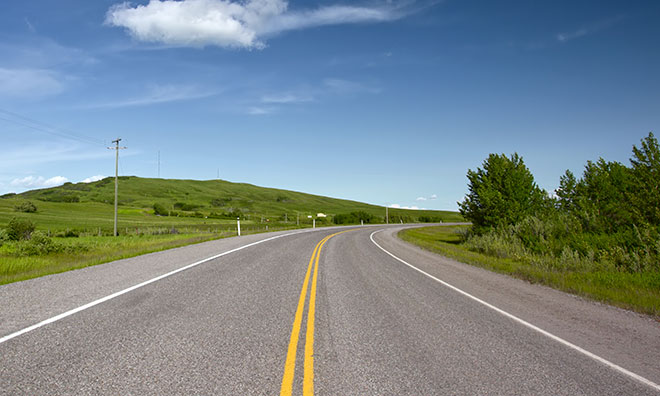
#> input picture opencv/img/5.jpg, 660 x 396 px
$ python Try.py
#> lines starting #> are read from the running program, lines starting #| are printed output that depends on the picture; after the words box and inside, x2 and y2 are one past the last pixel; in counts of white or black regions, pixels touching at a corner belong together
import cv2
import numpy as np


kernel = np.ones((3, 3), np.uint8)

img = cv2.imread("./img/5.jpg")
#> img is the input picture: shape (396, 660, 3); mean B, G, R 140.9, 137.3, 122.2

img = cv2.resize(img, (0,0), fx = 1.2, fy = 1.2)
#> img: shape (475, 792, 3)

gray = cv2.cvtColor(img, cv2.COLOR_BGR2GRAY)
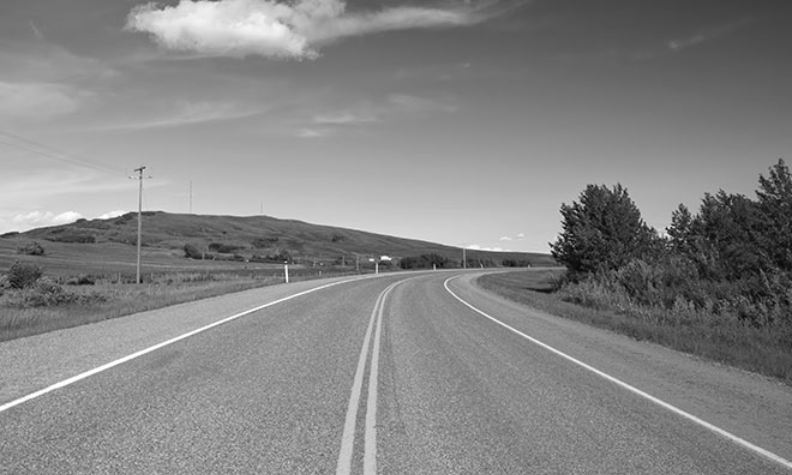
#> gray: shape (475, 792); min 5, max 255, mean 133.1

eq = cv2.equalizeHist(gray)
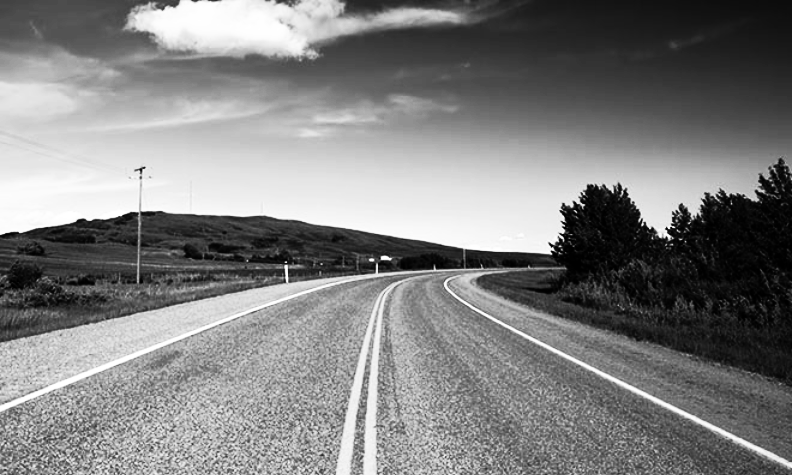
#> eq: shape (475, 792); min 0, max 255, mean 128.5

blur = cv2.GaussianBlur(eq, (3, 3), 0)

ret, img_out = cv2.threshold(blur, 187, 255, cv2.THRESH_BINARY)
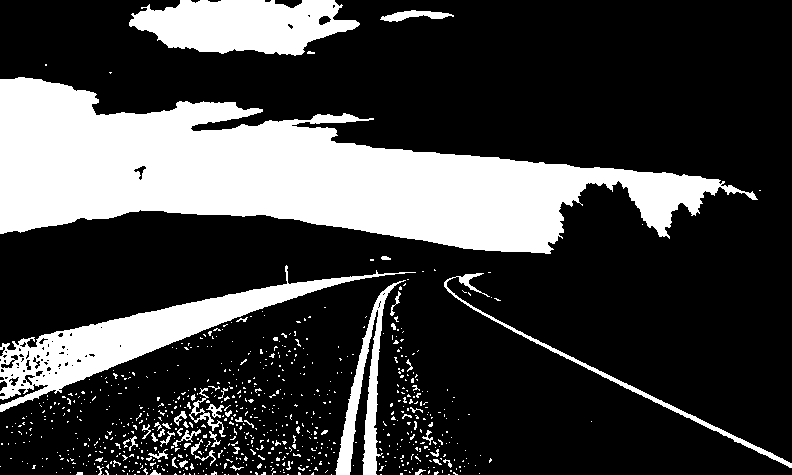
#> img_out: shape (475, 792); 25.3% white; 760 white regions (704 under 20 px), largest, box (x1, y1, x2, y2) and area: (0, 77, 758, 254) 63564, (0, 265, 416, 412) 11890, (129, 0, 360, 56) 9015

out1 = cv2.morphologyEx(img_out, cv2.MORPH_OPEN, kernel, iterations = 1)
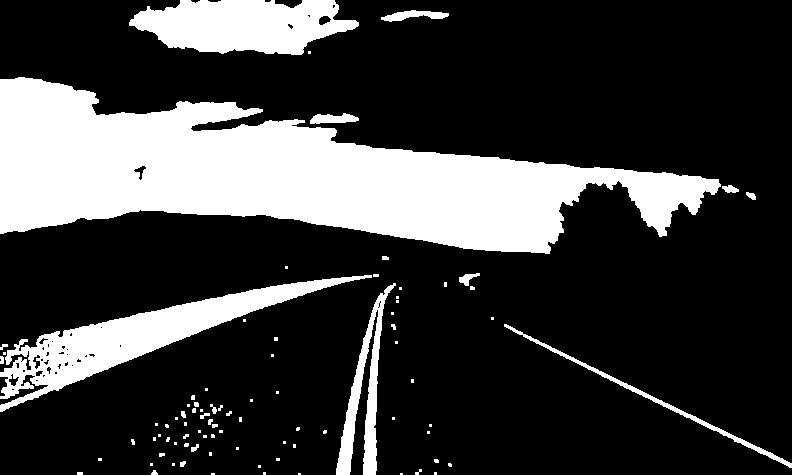
#> out1: shape (475, 792); 24% white; 88 white regions (61 under 20 px), largest, box (x1, y1, x2, y2) and area: (0, 77, 721, 254) 62888, (0, 275, 372, 412) 11488, (129, 0, 359, 55) 8970

canny = cv2.Canny(out1, 150, 200)
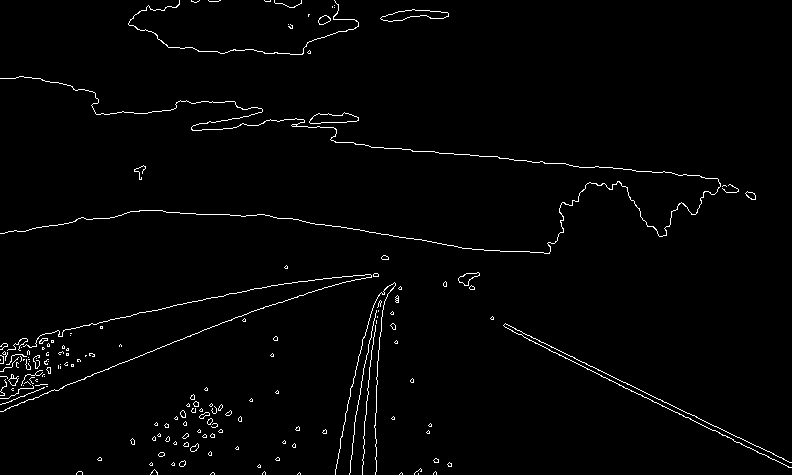
#> canny: shape (475, 792); 1.7% white in thin lines or dots

sp = img.shape
#> sp = (475, 792, 3)

roi = canny[int(sp[0]*0.5):sp[0], 0:sp[1]]
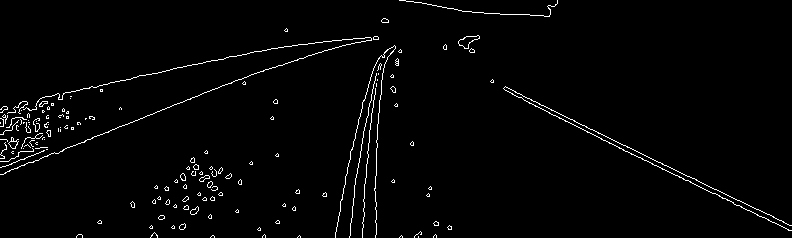
#> roi: shape (238, 792); 2% white in thin lines or dots
# =============================================================================
# lines = cv2.HoughLinesP(img_out,1 , np.pi/180, 10, 50, 4)
# =============================================================================

minLineLength = int(sp[0] // 8)
#> minLineLength = 59
img_new = np.copy(img)
lines = cv2.HoughLinesP(roi,0.5, np.pi/180, 20, minLineLength, maxLineGap=20)
#> lines = 29 rows, first 6: [2, 174, 251, 74], [512, 94, 791, 230], [491, 80, 789, 225], [376, 234, 376, 202], [22, 101, 278, 47], [335, 237, 351, 149]

print(sp[0], sp[1])
#| 475 792

for i in range(len(lines)):
    for x1, y1, x2, y2 in lines[i]:
        if (abs((x2 - x1) / (y2 - y1)) > 3.5):
            continue
        cv2.line(img_new, (x1, y1+int(sp[0]*0.5)), (x2, y2+int(sp[0]*0.5)), (0, 255, 0), 3)
#> this loop made 29 passes
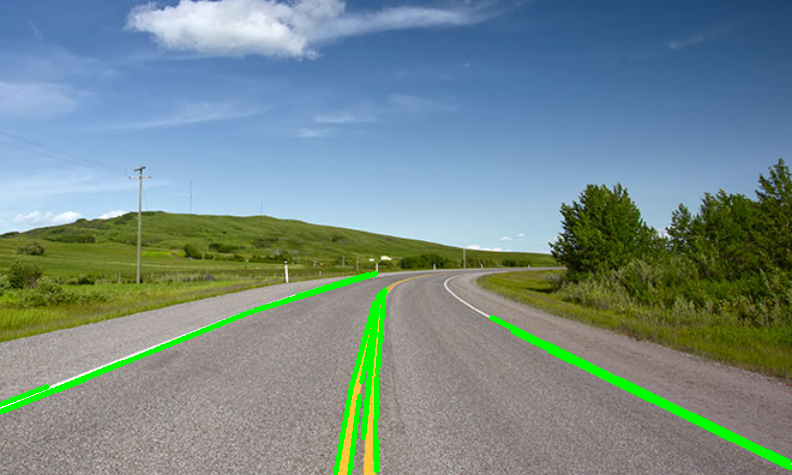
#> img_new: shape (475, 792, 3); mean B, G, R 137.5, 139.3, 117.9

#cv2.line(img, (0, 0), (200, 200), (0, 255, 0), 3)

# =============================================================================
cv2.imshow('asd1',img_new)
# cv2.imshow('aaa',newimg)
cv2.imshow('blur',blur)
# =============================================================================
# =============================================================================
cv2.imshow('canny',canny)
# cv2.imshow('eq',eq)
# cv2.imshow('img',img)
# =============================================================================
cv2.imshow('imgO',img_out)
cv2.imshow('imgO1',out1)
cv2.imshow('roi', roi)
print(len(lines))
#| 29
cv2.waitKey(0)

$ run again, with opencv/img/1.jpg copied over opencv/img/5.jpg
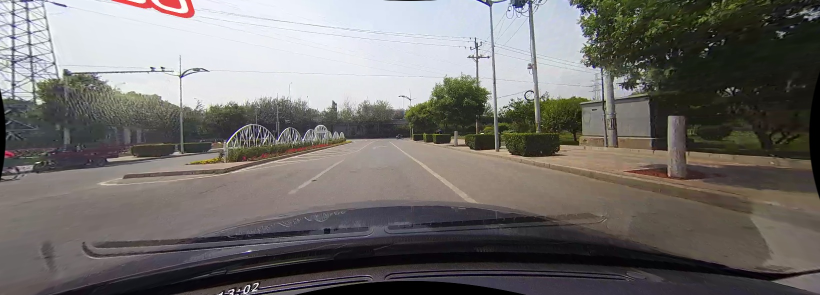
#> input picture opencv/img/1.jpg, 1640 x 590 px (shown at 1/2 size)
#> img is the input picture: shape (590, 1640, 3); mean B, G, R 108.8, 111.3, 114.6
#> img: shape (708, 1968, 3)
#> `ret, img_out = cv2.threshold(blur, 187, 255, cv2.THRESH_BINARY)`:
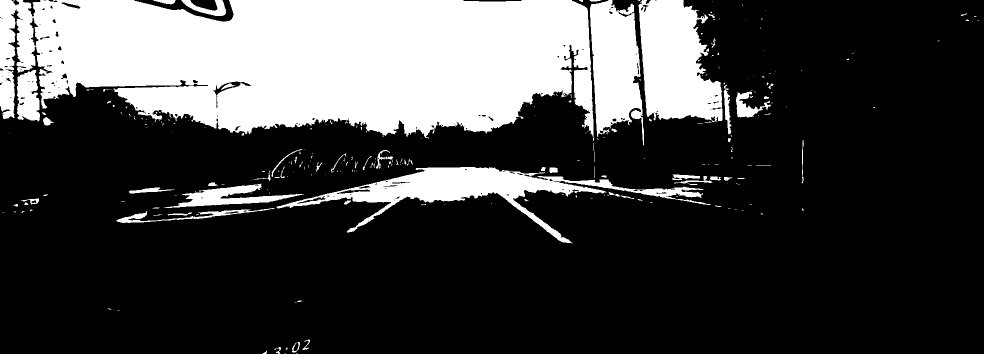
#> img_out: shape (708, 1968) (shown at 1/2 size); 25.7% white; 280 white regions (206 under 20 px), largest, box (x1, y1, x2, y2) and area: (0, 0, 1188, 282) 259816, (1277, 0, 1445, 244) 29586, (553, 334, 1422, 487) 27799
#> out1: shape (708, 1968); 25.4% white; 117 white regions (55 under 20 px), largest, box (x1, y1, x2, y2) and area: (66, 0, 1187, 274) 248785, (1277, 0, 1445, 243) 29296, (554, 334, 1402, 486) 27144
#> canny: shape (708, 1968); 1.1% white in thin lines or dots
#> roi: shape (354, 1968); 0.74% white in thin lines or dots, all inside (x1, y1, x2, y2) = (29, 0, 1459, 354)
#> lines = 171 rows, first 6: [380, 31, 390, 31], [669, 29, 686, 29], [340, 60, 540, 49], [1106, 31, 1153, 31], [941, 37, 964, 37], [717, 28, 739, 28]
#| 708 1968
#> after the loop `for i in range(len(lines)):`:
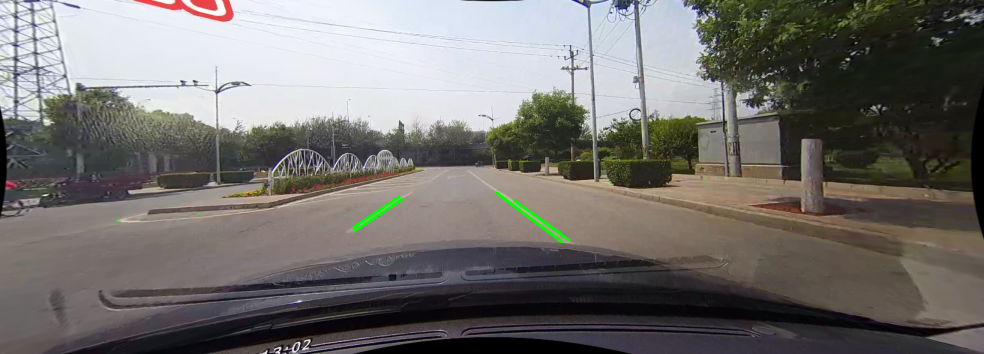
#> img_new: shape (708, 1968, 3) (shown at 1/2 size); mean B, G, R 108.4, 111.4, 114.2
#| 171

$ run again, with opencv/img/2.jpg copied over opencv/img/5.jpg
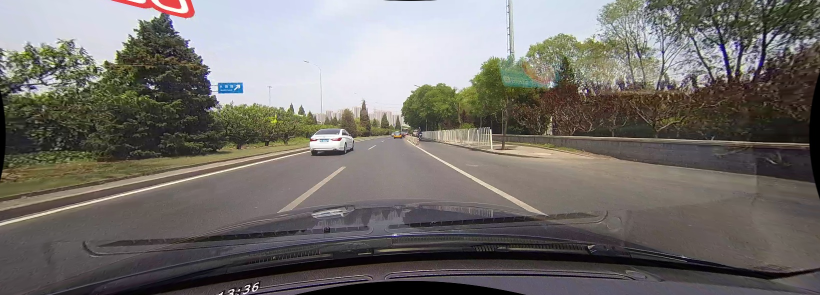
#> input picture opencv/img/2.jpg, 1640 x 590 px (shown at 1/2 size)
#> img is the input picture: shape (590, 1640, 3); mean B, G, R 108.2, 112, 115.7
#> img: shape (708, 1968, 3)
#> `ret, img_out = cv2.threshold(blur, 187, 255, cv2.THRESH_BINARY)`:
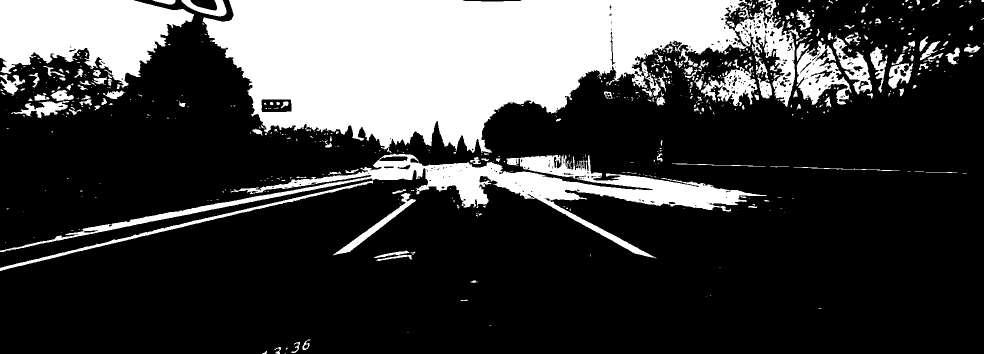
#> img_out: shape (708, 1968) (shown at 1/2 size); 25.3% white; 641 white regions (453 under 20 px), largest, box (x1, y1, x2, y2) and area: (405, 0, 1590, 306) 217637, (0, 307, 1534, 517) 46537, (0, 0, 388, 177) 42486
#> out1: shape (708, 1968); 24.7% white; 322 white regions (131 under 20 px), largest, box (x1, y1, x2, y2) and area: (406, 0, 1590, 305) 215905, (13, 308, 1519, 515) 45206, (0, 0, 388, 174) 42269
#> canny: shape (708, 1968); 1.8% white in thin lines or dots
#> roi: shape (354, 1968); 1.1% white in thin lines or dots, all inside (x1, y1, x2, y2) = (0, 0, 1535, 354)
#> lines = 142 rows, first 6: [372, 97, 745, 10], [266, 116, 708, 14], [248, 99, 740, 3], [319, 73, 341, 69], [385, 61, 731, 0], [258, 124, 472, 74]
#| 708 1968
#> the loop `for i in range(len(lines)):` made 142 passes
#> after the loop `for i in range(len(lines)):`:
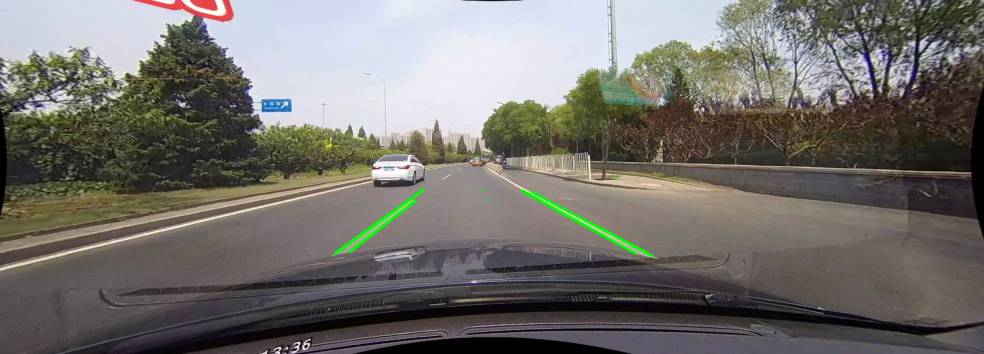
#> img_new: shape (708, 1968, 3) (shown at 1/2 size); mean B, G, R 107.5, 112.3, 115
#| 142
